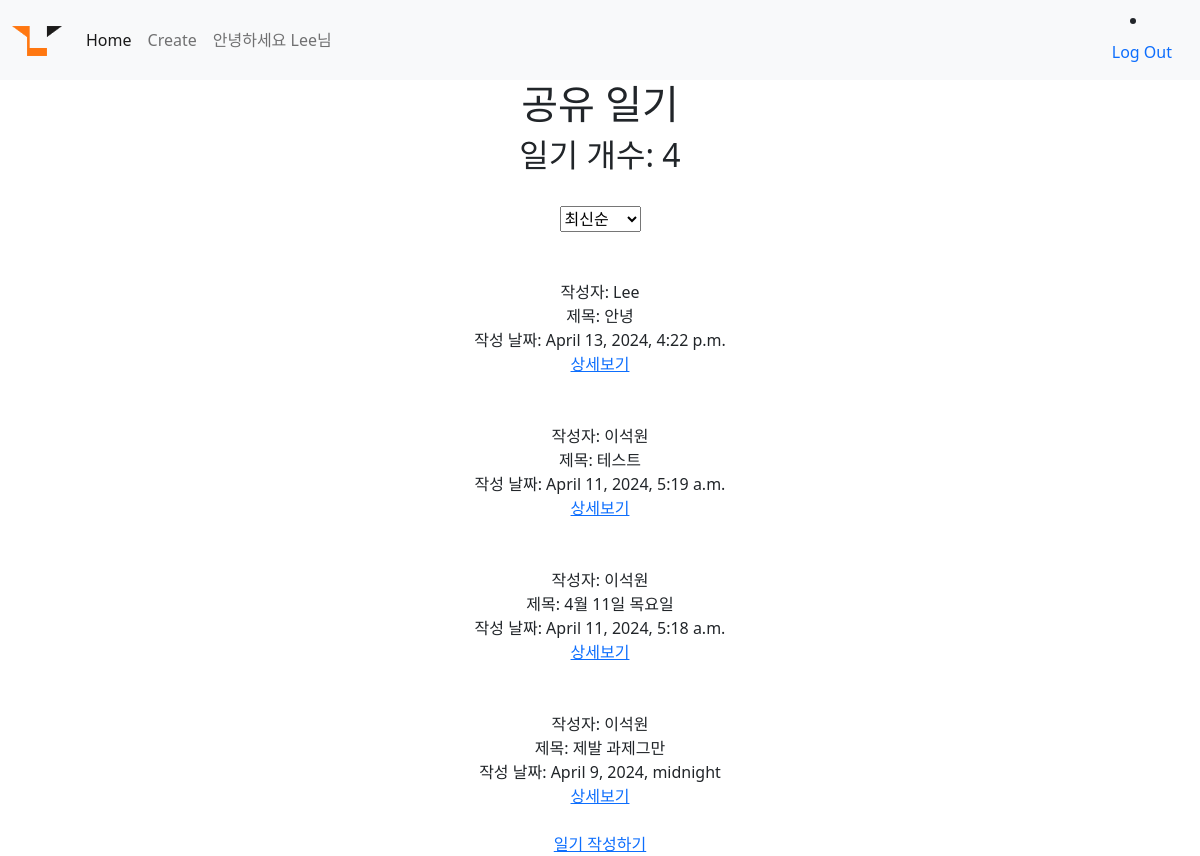
/ (signed in), run on the app's committed database.
### account/models.py (models this page shows)
class CustomUser(AbstractUser): #유저확장
    nickname = models.CharField(max_length=100)
    university = models.CharField(max_length=50)
    location = models.CharField(max_length=200)

### diary/models.py (models this page shows, shortened)
class Diary(models.Model):
    title = models.CharField(max_length=50)
    writer = models.CharField(max_length=20)
    pub_update = models.DateTimeField()
    body = models.TextField()
    image = models.ImageField(upload_to="diary/", blank=True, null=True) #blank랑 null은 비어있어도 되게 만들어줌

### diary/views.py (the view)
# urls.py: 2. Add a URL to urlpatterns:  path('', views.home, name='home')
def home(request):
    diarys = Diary.objects.all().order_by('id')
    count = len(diarys)   #diarys.count !! 라는 함수도 있음
    count = int(count)
    old_diarys = diarys
    new_diarys = diarys.reverse()
    data = {"diarys":new_diarys , "count" : count}
    return render(request, "home.html", data)

### diary/templates/home.html (shortened to what this page needs)
{% extends 'base.html' %}
{% block content %}
<h1>공유 일기</h1>
<h2>일기 개수: {{count}}</h2>
<br>
<div>
<form>
    <select name="arrange" id="arrange">
        <option value="new">최신순</option>
    </select>
</form>
<br>
{% for diary in diarys%}
    <br>
    <div>
        작성자: {{diary.writer}}
        <br>
        제목: {{diary.title}}
        <br>
        작성 날짜: {{diary.pub_update}}
        <br>
        <a href="{% url 'detail' diary.id %}">상세보기</a>
    </div>
    <br>
{% endfor %}
<a href="{%url 'create' %} ">일기 작성하기</a>
{% endblock %}

### second/templates/base.html (shortened to what this page needs)
<!DOCTYPE html>
<html lang="en">
<head>
    <link href="https://cdn.jsdelivr.net/npm/bootstrap@5.0.2/dist/css/bootstrap.min.css" rel="stylesheet">
</head>
<body>
  {% load static %}
    <nav class="navbar navbar-expand-lg navbar-light bg-light">
        <div class="container-fluid">
          <a class="navbar-brand" href="{% url 'home' %}"> <img src="{% static 'lion.png'%} " alt="" width="50" height="30" href="{% url 'home' %}"></a>
          <div class="collapse navbar-collapse" id="navbarSupportedContent">
            <ul class="navbar-nav me-auto mb-2 mb-lg-0">
              <li class="nav-item">
                <a class="nav-link active" aria-current="page" href="{% url 'home' %}">Home</a>
              </li>
              <li class="nav-item">
                <a class="nav-link" href="{%  url 'create' %}">Create</a>
              </li>
              {% if user.is_authenticated %}
              <li class="nav-item">
                <a class="nav-link" >안녕하세요 {{user.username}}님</a>
              </li>
              {% endif %}
            </ul>
              {% if user.is_authenticated %}
              <li class="nav-item">
                <a class="nav-link" href="{% url 'logout_view' %}">Log Out</a>
              </li>
              {% endif %}
          </div>
        </div>
      </nav>
      <div class="container">
        {% block content %}
        {% endblock %}
      </div>
</body>
</html>

### second/templates/base.html (style rules this page uses)
body { text-align: center; }

### data on the page
CustomUser: username "Lee"
Diary: writer "Lee", title "안녕", pub_update "April 13, 2024, 4:22 p.m."
Diary: writer "이석원", title "테스트", pub_update "April 11, 2024, 5:19 a.m."
Diary: writer "이석원", title "4월 11일 목요일", pub_update "April 11, 2024, 5:18 a.m."
Diary: writer "이석원", title "제발 과제그만", pub_update "April 9, 2024, midnight"

### other printed values
{{ count }} "4"
